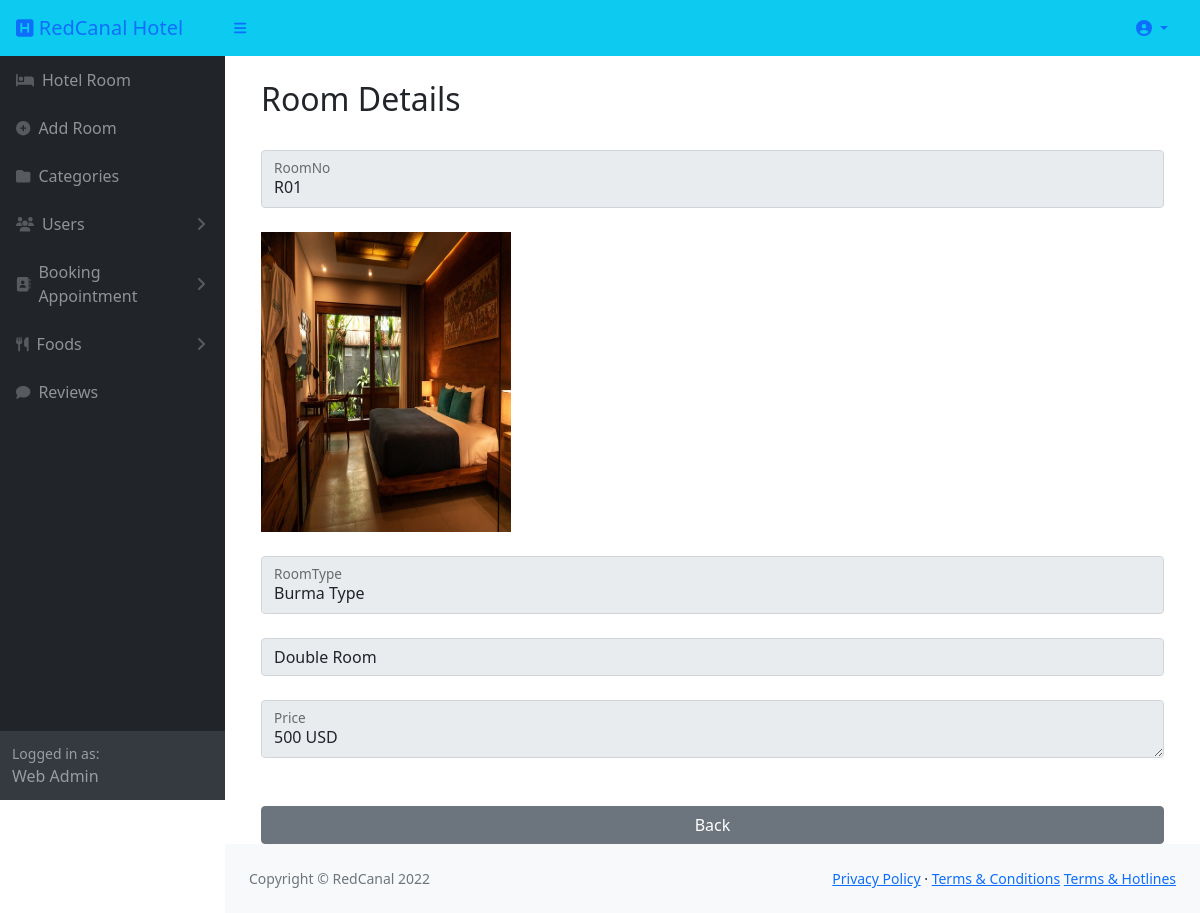
/roomdetail.php?RoomID=6, run on the app's committed database.
### tables this page shows
CREATE TABLE `room_db` (
  `RoomID` int(11) NOT NULL,
  `RoomNo` varchar(50) NOT NULL,
  `RoomImage` varchar(255) NOT NULL,
  `RoomType` varchar(50) NOT NULL,
  `CategoryID` int(11) NOT NULL,
  `Prices` int(11) NOT NULL
);

### roomdetail.php (the view, shortened to what this page needs)
<?php
    include("connect.php");
    $RoomID=$_GET['RoomID'];
    $select="SELECT room_db.RoomNo, room_db.RoomImage, room_db.RoomType, category_db.CategoryName, room_db.Prices FROM room_db
    INNER JOIN category_db ON room_db.CategoryID=category_db.CategoryID
            WHERE RoomID='$RoomID'";
    $result=mysqli_query($connection,$select);
    $callvalue=mysqli_fetch_assoc($result);
    $selectcategory="SELECT * FROM category_db";
    $resultcategory=mysqli_query($connection,$selectcategory);
?>
<!DOCTYPE html>
<html lang="en">
    <head>
        <link href="https://cdn.jsdelivr.net/npm/simple-datatables@latest/dist/style.css" rel="stylesheet" />
        <link href="css/styles.css" rel="stylesheet" />
        <link rel="stylesheet" type="text/css" href="css/all.min.css">
    </head>
    <body class="sb-nav-fixed">
        <?php include("adminheader.php");?>
        <?php include("adminsidebar.php") ?>
            <div id="layoutSidenav_content">
                <main>
                    <div class="container-fluid px-4">
                        <div class="container">
                        <form action="" method="POST" enctype="multipart/form-data">
                        <h2 class="mt-4">Room Details</h2><br>
                        <div class="form-floating mb-3 mb-md-0">
                            <input type="text" class="form-control" name="roomno" placeholder="roomno"
                            value="<?= $callvalue['RoomNo'] ?>" disabled>
                                                        <label for="Category">RoomNo</label>
                                                    </div>
                                                    <div>
<br><img src="uploads/<?php echo $callvalue['RoomImage']; ?>" id="output" width="250" height="300">
                                                    </div><br>
                                                    <div class="form-floating mb-3 mb-md-0">
                                                        <input type="text" class="form-control" name="roomtype" placeholder="roomtype"  value="<?= $callvalue['RoomType'] ?>" disabled>
                                                        <label for="Category">RoomType</label>
                                                    </div><br>
                                                    <div class="form-floating mb-3 mb-md-0">
                                                        <div>
                                                            <select name="category" class="form-control" disabled>
                <?php while ($row = mysqli_fetch_array($resultcategory)):;?>
                <option value="<?php echo $row[0];?>"><?= $callvalue['CategoryName'] ?></option>
                <?php endwhile; ?>
            </select></div><br>
                                                    <div class="form-floating mb-3 mb-md-0">
                                                        <textarea class="form-control" name="price" placeholder="price" disabled><?= $callvalue['Prices'] ?> USD</textarea>
                                                        <label for="Category">Price</label>
                                                    </div><br>
                                                    <div class="mt-4 mb-0">
                                                <div class="d-grid">
                                                    <input type="button" class="btn btn-secondary btn-block" onclick="history.back();" value="Back">
                                            </div>
                                            </div></form>
                        </div>
                </main>
                <?php include("footer.php"); ?>
            </div>
        </div>
    </body>
</html>

### data on the page
room_db: roomno "R01", RoomImage (picture), roomtype "Burma Type", price "500 USD"

### other printed values
form field category "Double Room"
